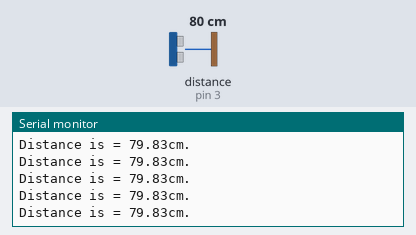
Bench run of a sketch on a simulated Arduino Uno, built with avr-gcc and run on an emulated ATmega328P. Shown: the last lines printed to the serial monitor. Wiring (inferred from the names in the program): ultrasonic range finder: trigger pin 2; echo pin 3. Inputs (shaded band) come from the test bench; at power-on: distance to the obstacle (sensor on pin 3) 80 cm. The echo pulse lasts 58.3 µs per cm.

Above: at 1.2 s.
1.3 s: distance to the obstacle (sensor on pin 3) set to 2 cm
At 2.3 s:
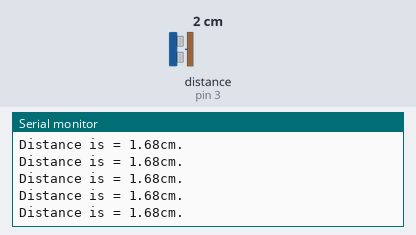
4.3 s: distance to the obstacle (sensor on pin 3) set to 18 cm
At 5.0 s:
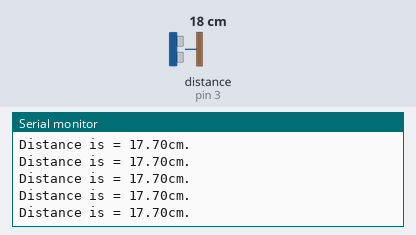
10.3 s: distance to the obstacle (sensor on pin 3) set to 120 cm
At 11.2 s:
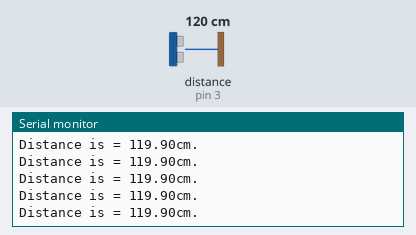
13.3 s: distance to the obstacle (sensor on pin 3) set to 4 cm
At 14.4 s:
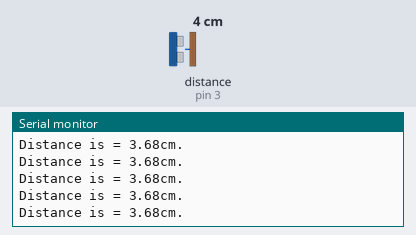
16.3 s: distance to the obstacle (sensor on pin 3) set to 250 cm
At 16.8 s:
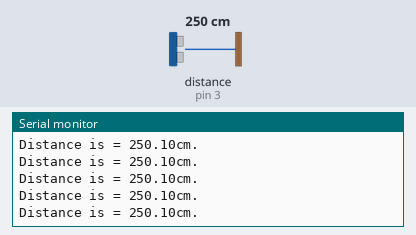
19.3 s: distance to the obstacle (sensor on pin 3) set to 35 cm
At 19.9 s:
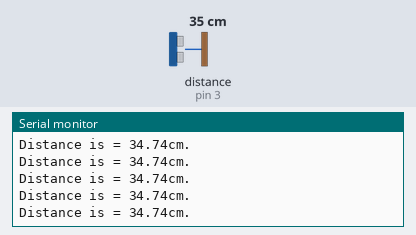
Timing chart, 0 to 22.3 s (numbered marks = the images above; inputs shaded):
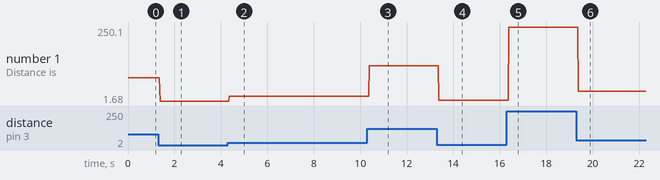

The sketch:

sonar_sensor.ino
```cpp
int trig=2;
int echo=3;
void setup() {
  pinMode(trig, OUTPUT);
  pinMode(echo, INPUT);
  Serial.begin(9600);
}

void loop() {
  long duration;
  float distance;
  digitalWrite(trig, LOW);
  delayMicroseconds(2);
  digitalWrite(trig, HIGH);
  delayMicroseconds(10);
  digitalWrite(trig, LOW);

  duration = pulseIn(echo, HIGH);
  distance = (duration / 2) / 29.1; //cm
  Serial.print("Distance is = ");
  Serial.print(distance);
  Serial.print("cm.");
  Serial.println();
}
```

Measured:
- after the input at 1.3 s, the serial monitor: prints a new line after 0.08 s (image 1)
- after the input at 4.3 s, the serial monitor: prints a new line after 0.07 s (image 2)
- after the input at 10.3 s, the serial monitor: prints a new line after 0.08 s (image 3)
- after the input at 13.3 s, the serial monitor: prints a new line after 0.07 s (image 4)
- after the input at 16.3 s, the serial monitor: prints a new line after 0.09 s (image 5)
- after the input at 19.3 s, the serial monitor: prints a new line after 0.08 s (image 6)
- plotted number 1: 79.83 → 1.68 after the input at 1.3 s, 1.68 → 17.7 after the input at 4.3 s, 17.7 → 119.9 after the input at 10.3 s, 119.9 → 3.68 after the input at 13.3 s, 3.68 → 250.1 after the input at 16.3 s
